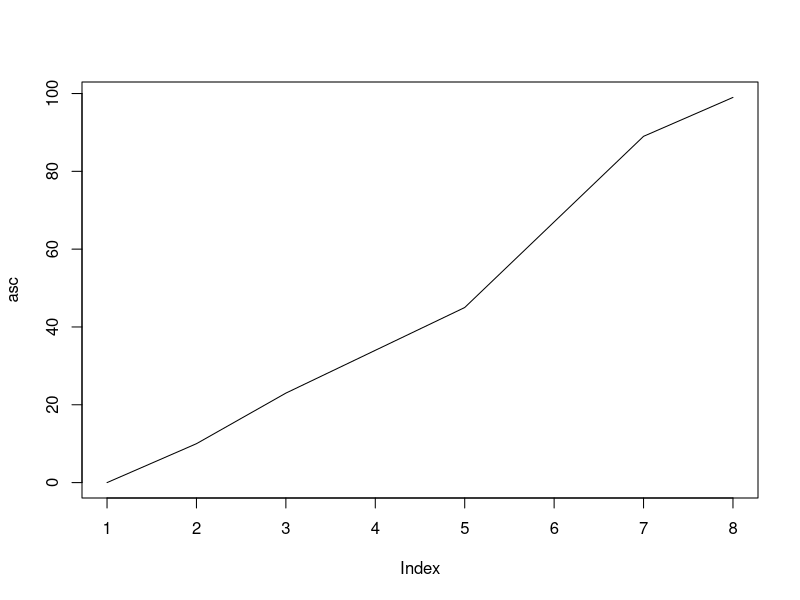
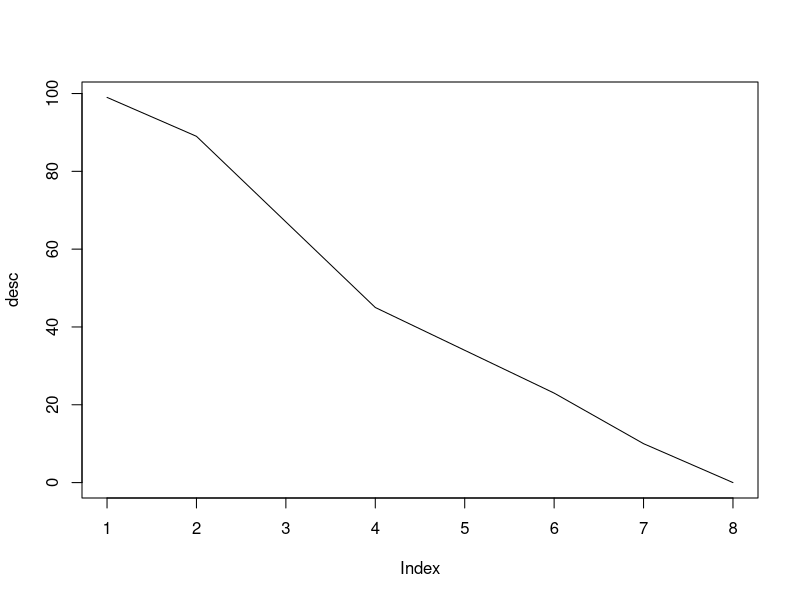

The R source for these figures, in order:
# (B) Write the script in R to sort the values contained in the following vector in ascending order
# and descending order: (23, 45, 10, 34, 89, 20, 67, 99). Demonstrate the output using graph.

data <- c(23, 45, 10, 34, 89, 0, 67, 99)

# Ascending order
asc <- sort(data)
print(asc)

# Descending order
desc <- sort(data, decreasing = TRUE)
print(desc)

plot(asc, type = 'l')
plot(desc, type = 'l')

